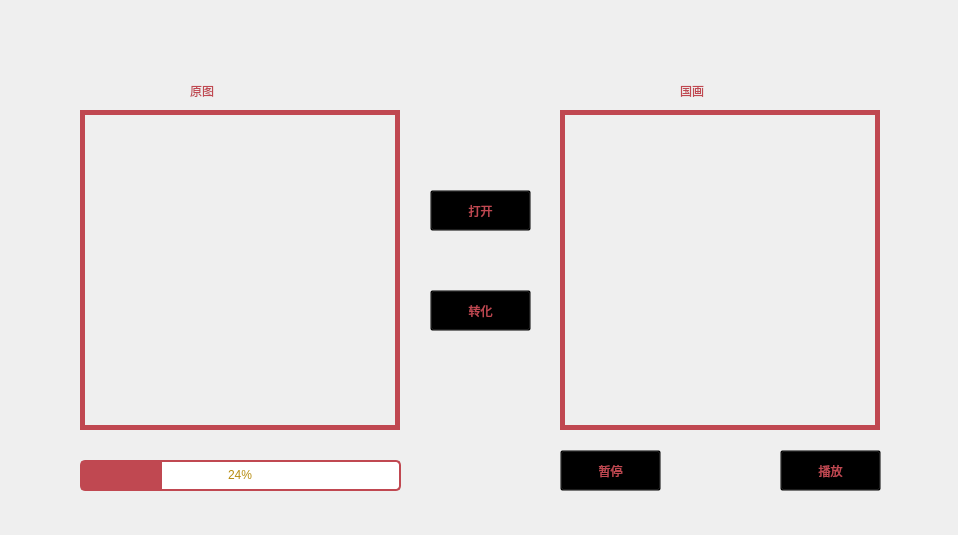
<?xml version="1.0" encoding="UTF-8"?>
<ui version="4.0">
 <class>MainWindow</class>
 <widget class="QMainWindow" name="MainWindow">
  <property name="geometry">
   <rect>
    <x>0</x>
    <y>0</y>
    <width>958</width>
    <height>535</height>
   </rect>
  </property>
  <property name="windowTitle">
   <string>MainWindow</string>
  </property>
  <property name="styleSheet">
   <string notr="true"/>
  </property>
  <widget class="QWidget" name="centralwidget">
   <widget class="QLabel" name="background">
    <property name="geometry">
     <rect>
      <x>0</x>
      <y>0</y>
      <width>960</width>
      <height>540</height>
     </rect>
    </property>
    <property name="styleSheet">
     <string notr="true">background-image: url(:/pic/imgs/bg.png);</string>
    </property>
    <property name="text">
     <string/>
    </property>
   </widget>
   <widget class="QLabel" name="org_image">
    <property name="geometry">
     <rect>
      <x>80</x>
      <y>110</y>
      <width>320</width>
      <height>320</height>
     </rect>
    </property>
    <property name="styleSheet">
     <string notr="true">border-width: 5px;
border-style: solid;
border-color: rgb(192, 72, 81);</string>
    </property>
    <property name="text">
     <string/>
    </property>
   </widget>
   <widget class="QLabel" name="after_image">
    <property name="geometry">
     <rect>
      <x>560</x>
      <y>110</y>
      <width>320</width>
      <height>320</height>
     </rect>
    </property>
    <property name="styleSheet">
     <string notr="true">border-width: 5px;
border-style: solid;
border-color: rgb(192, 72, 81);</string>
    </property>
    <property name="text">
     <string/>
    </property>
   </widget>
   <widget class="QPushButton" name="transfer">
    <property name="geometry">
     <rect>
      <x>430</x>
      <y>290</y>
      <width>101</width>
      <height>41</height>
     </rect>
    </property>
    <property name="styleSheet">
     <string notr="true">QPushButton{
font: 32pt &quot;方正字迹-周崇谦小篆繁体&quot;;
color: rgb(192, 72, 81);
background-color:transparent;
}
QPushButton:hover{
color: #f9f1db;
}</string>
    </property>
    <property name="text">
     <string>转化</string>
    </property>
   </widget>
   <widget class="QLabel" name="OIMG">
    <property name="geometry">
     <rect>
      <x>190</x>
      <y>70</y>
      <width>81</width>
      <height>41</height>
     </rect>
    </property>
    <property name="styleSheet">
     <string notr="true">font: 32pt &quot;方正字迹-周崇谦小篆繁体&quot;;
color: rgb(192, 72, 81);</string>
    </property>
    <property name="text">
     <string>原图</string>
    </property>
   </widget>
   <widget class="QLabel" name="AIMG">
    <property name="geometry">
     <rect>
      <x>680</x>
      <y>70</y>
      <width>81</width>
      <height>41</height>
     </rect>
    </property>
    <property name="styleSheet">
     <string notr="true">font: 32pt &quot;方正字迹-周崇谦小篆繁体&quot;;
color: rgb(192, 72, 81);</string>
    </property>
    <property name="text">
     <string>国画</string>
    </property>
   </widget>
   <widget class="QPushButton" name="open">
    <property name="geometry">
     <rect>
      <x>430</x>
      <y>190</y>
      <width>101</width>
      <height>41</height>
     </rect>
    </property>
    <property name="styleSheet">
     <string notr="true">QPushButton{
font: 32pt &quot;方正字迹-周崇谦小篆繁体&quot;;
color: rgb(192, 72, 81);
background-color:transparent;
}
QPushButton:hover{
color: #f9f1db;
}</string>
    </property>
    <property name="text">
     <string>打开</string>
    </property>
   </widget>
   <widget class="QProgressBar" name="progressBar">
    <property name="geometry">
     <rect>
      <x>80</x>
      <y>460</y>
      <width>321</width>
      <height>31</height>
     </rect>
    </property>
    <property name="styleSheet">
     <string notr="true">QProgressBar {
    border: 2px solid grey;
    border-radius: 5px;
	border-color: #c04851;
	text-align: center;
	font: 75 12pt &quot;黑体-简&quot;;
	color: #b78d12;
}

QProgressBar::chunk {
    background-color: #c04851;
    width: 20px;
}</string>
    </property>
    <property name="value">
     <number>24</number>
    </property>
   </widget>
   <widget class="QPushButton" name="pause">
    <property name="geometry">
     <rect>
      <x>560</x>
      <y>450</y>
      <width>101</width>
      <height>41</height>
     </rect>
    </property>
    <property name="styleSheet">
     <string notr="true">QPushButton{
font: 32pt &quot;方正字迹-周崇谦小篆繁体&quot;;
color: rgb(192, 72, 81);
background-color:transparent;
}
QPushButton:hover{
color: #f9f1db;
}</string>
    </property>
    <property name="text">
     <string>暂停</string>
    </property>
   </widget>
   <widget class="QPushButton" name="play">
    <property name="geometry">
     <rect>
      <x>780</x>
      <y>450</y>
      <width>101</width>
      <height>41</height>
     </rect>
    </property>
    <property name="styleSheet">
     <string notr="true">QPushButton{
font: 32pt &quot;方正字迹-周崇谦小篆繁体&quot;;
color: rgb(192, 72, 81);
background-color:transparent;
}
QPushButton:hover{
color: #f9f1db;
}</string>
    </property>
    <property name="text">
     <string>播放</string>
    </property>
   </widget>
  </widget>
 </widget>
 <resources>
  <include location="source.qrc"/>
 </resources>
 <connections>
  <connection>
   <sender>open</sender>
   <signal>clicked()</signal>
   <receiver>MainWindow</receiver>
   <slot>Open()</slot>
   <hints>
    <hint type="sourcelabel">
     <x>486</x>
     <y>210</y>
    </hint>
    <hint type="destinationlabel">
     <x>495</x>
     <y>-17</y>
    </hint>
   </hints>
  </connection>
  <connection>
   <sender>transfer</sender>
   <signal>clicked()</signal>
   <receiver>MainWindow</receiver>
   <slot>Transfer()</slot>
   <hints>
    <hint type="sourcelabel">
     <x>483</x>
     <y>308</y>
    </hint>
    <hint type="destinationlabel">
     <x>505</x>
     <y>580</y>
    </hint>
   </hints>
  </connection>
  <connection>
   <sender>pause</sender>
   <signal>clicked()</signal>
   <receiver>MainWindow</receiver>
   <slot>Pause()</slot>
   <hints>
    <hint type="sourcelabel">
     <x>631</x>
     <y>469</y>
    </hint>
    <hint type="destinationlabel">
     <x>636</x>
     <y>582</y>
    </hint>
   </hints>
  </connection>
  <connection>
   <sender>play</sender>
   <signal>clicked()</signal>
   <receiver>MainWindow</receiver>
   <slot>Play()</slot>
   <hints>
    <hint type="sourcelabel">
     <x>822</x>
     <y>469</y>
    </hint>
    <hint type="destinationlabel">
     <x>831</x>
     <y>570</y>
    </hint>
   </hints>
  </connection>
 </connections>
 <slots>
  <slot>Open()</slot>
  <slot>Transfer()</slot>
  <slot>Pause()</slot>
  <slot>Play()</slot>
 </slots>
</ui>
